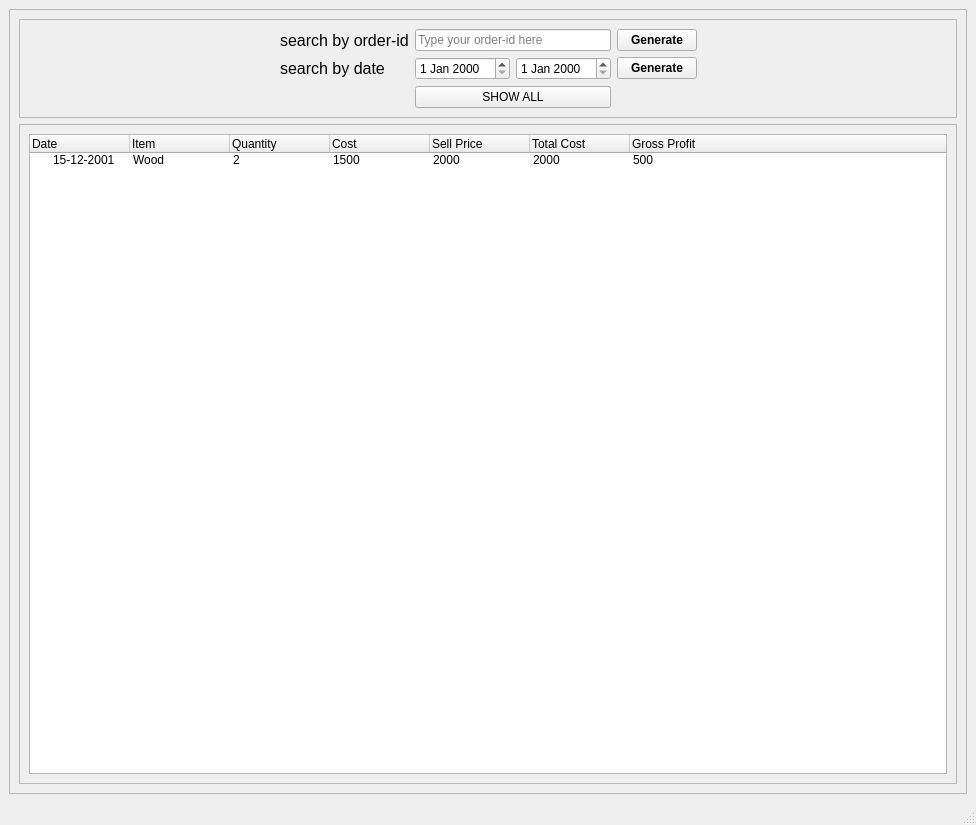
<?xml version="1.0" encoding="UTF-8"?>
<ui version="4.0">
 <class>MainWindow</class>
 <widget class="QMainWindow" name="MainWindow">
  <property name="geometry">
   <rect>
    <x>0</x>
    <y>0</y>
    <width>976</width>
    <height>825</height>
   </rect>
  </property>
  <property name="windowTitle">
   <string>MainWindow</string>
  </property>
  <widget class="QWidget" name="centralwidget">
   <layout class="QGridLayout" name="gridLayout">
    <item row="0" column="0">
     <widget class="QFrame" name="frame_3">
      <property name="frameShape">
       <enum>QFrame::StyledPanel</enum>
      </property>
      <property name="frameShadow">
       <enum>QFrame::Raised</enum>
      </property>
      <layout class="QGridLayout" name="gridLayout_2">
       <item row="2" column="0">
        <widget class="QFrame" name="frame_2">
         <property name="frameShape">
          <enum>QFrame::StyledPanel</enum>
         </property>
         <property name="frameShadow">
          <enum>QFrame::Raised</enum>
         </property>
         <layout class="QGridLayout" name="gridLayout_4">
          <item row="0" column="0">
           <widget class="QTreeWidget" name="result">
            <column>
             <property name="text">
              <string>Date</string>
             </property>
            </column>
            <column>
             <property name="text">
              <string>Item</string>
             </property>
            </column>
            <column>
             <property name="text">
              <string>Quantity</string>
             </property>
            </column>
            <column>
             <property name="text">
              <string>Cost</string>
             </property>
            </column>
            <column>
             <property name="text">
              <string>Sell Price</string>
             </property>
            </column>
            <column>
             <property name="text">
              <string>Total Cost</string>
             </property>
            </column>
            <column>
             <property name="text">
              <string>Gross Profit</string>
             </property>
            </column>
            <item>
             <property name="text">
              <string>15-12-2001</string>
             </property>
             <property name="text">
              <string>Wood</string>
             </property>
             <property name="text">
              <string>2</string>
             </property>
             <property name="text">
              <string>1500</string>
             </property>
             <property name="text">
              <string>2000</string>
             </property>
             <property name="text">
              <string>2000</string>
             </property>
             <property name="text">
              <string>500</string>
             </property>
            </item>
           </widget>
          </item>
         </layout>
        </widget>
       </item>
       <item row="0" column="0">
        <widget class="QFrame" name="search">
         <property name="frameShape">
          <enum>QFrame::StyledPanel</enum>
         </property>
         <property name="frameShadow">
          <enum>QFrame::Raised</enum>
         </property>
         <layout class="QGridLayout" name="gridLayout_3">
          <item row="0" column="5">
           <spacer name="horizontalSpacer_2">
            <property name="orientation">
             <enum>Qt::Horizontal</enum>
            </property>
            <property name="sizeHint" stdset="0">
             <size>
              <width>40</width>
              <height>20</height>
             </size>
            </property>
           </spacer>
          </item>
          <item row="0" column="0">
           <spacer name="horizontalSpacer">
            <property name="orientation">
             <enum>Qt::Horizontal</enum>
            </property>
            <property name="sizeHint" stdset="0">
             <size>
              <width>40</width>
              <height>20</height>
             </size>
            </property>
           </spacer>
          </item>
          <item row="1" column="1">
           <widget class="QLabel" name="label_2">
            <property name="font">
             <font>
              <pointsize>12</pointsize>
             </font>
            </property>
            <property name="text">
             <string>search by date</string>
            </property>
           </widget>
          </item>
          <item row="0" column="2" colspan="2">
           <widget class="QLineEdit" name="searchByIdInput">
            <property name="placeholderText">
             <string>Type your order-id here</string>
            </property>
           </widget>
          </item>
          <item row="0" column="4">
           <widget class="QPushButton" name="generateByIdButton">
            <property name="font">
             <font>
              <pointsize>9</pointsize>
              <weight>75</weight>
              <bold>true</bold>
             </font>
            </property>
            <property name="text">
             <string>Generate</string>
            </property>
           </widget>
          </item>
          <item row="1" column="2">
           <widget class="QDateEdit" name="endDate"/>
          </item>
          <item row="1" column="3">
           <widget class="QDateEdit" name="startDate"/>
          </item>
          <item row="1" column="4">
           <widget class="QPushButton" name="generateByDateResult">
            <property name="font">
             <font>
              <pointsize>9</pointsize>
              <weight>75</weight>
              <bold>true</bold>
             </font>
            </property>
            <property name="text">
             <string>Generate</string>
            </property>
           </widget>
          </item>
          <item row="0" column="1">
           <widget class="QLabel" name="label">
            <property name="font">
             <font>
              <pointsize>12</pointsize>
              <weight>50</weight>
              <bold>false</bold>
             </font>
            </property>
            <property name="frameShape">
             <enum>QFrame::NoFrame</enum>
            </property>
            <property name="frameShadow">
             <enum>QFrame::Raised</enum>
            </property>
            <property name="text">
             <string>search by order-id</string>
            </property>
           </widget>
          </item>
          <item row="2" column="2" colspan="2">
           <widget class="QPushButton" name="showAll">
            <property name="text">
             <string>SHOW ALL</string>
            </property>
           </widget>
          </item>
         </layout>
        </widget>
       </item>
      </layout>
     </widget>
    </item>
   </layout>
  </widget>
  <widget class="QMenuBar" name="menubar">
   <property name="geometry">
    <rect>
     <x>0</x>
     <y>0</y>
     <width>976</width>
     <height>26</height>
    </rect>
   </property>
  </widget>
  <widget class="QStatusBar" name="statusbar"/>
 </widget>
 <resources/>
 <connections/>
</ui>
